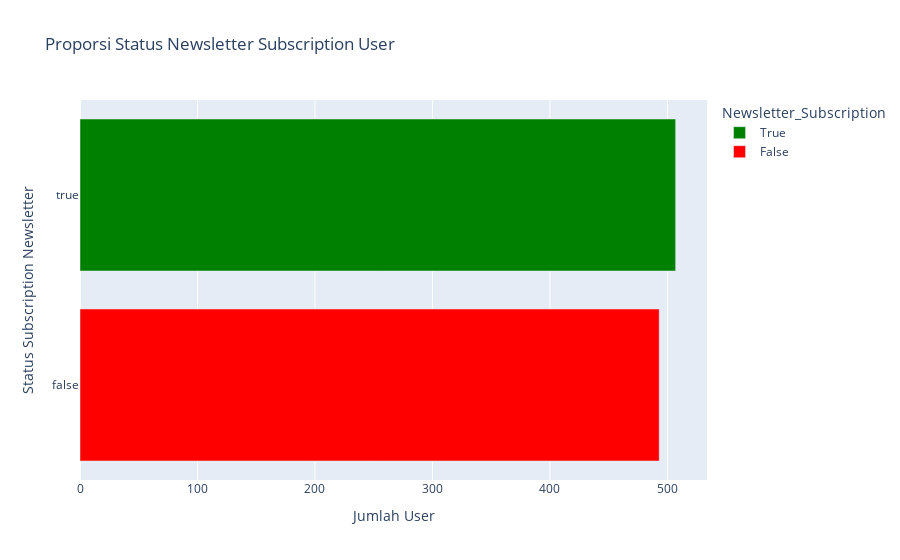

Here is the notebook cell this chart was saved with:
### Markdown cell above
## Berapa jumlah user yang subscribe newsletter dan tidak subscribe?

### Code cell
# menjumlahkan jumlah user dari masing-masing status newsletter subscription menggunakan fungsi .groupby() dan .sum() lalu diurutkan berdasarkan status newsletter yang tertinggi
nl_bar = data.groupby('Newsletter_Subscription')['User_ID'].count().reset_index()
nl_bar = nl_bar.sort_values('User_ID', ascending=False)

# menampilkan visualisasi diagram bar plotly menggunakan fungsi px.bar()
fig = px.bar(nl_bar, x='User_ID', y='Newsletter_Subscription',
             color='Newsletter_Subscription',
             color_discrete_sequence=['green', 'red'],
             title='Proporsi Status Newsletter Subscription User')

# mengubah judul axis x dan y menggunakan fungsi .update_layout()
fig.update_layout(
    xaxis_title= 'Jumlah User',
    yaxis_title= 'Status Subscription Newsletter')

# menampilkan diagram
fig.show()

### Figure 1 — Plotly figure (JSON) as saved in the notebook; plotly's stock layout.template omitted (floating-point values rounded to 4 significant figures)
{"data": [{"alignmentgroup": "True", "hovertemplate": "Newsletter_Subscription=%{y}<br>User_ID=%{x}<extra></extra>", "legendgroup": "True", "marker": {"color": "green", "pattern": {"shape": ""}}, "name": "True", "offsetgroup": "True", "orientation": "h", "showlegend": true, "textposition": "auto", "type": "bar", "x": [507], "xaxis": "x", "y": [true], "yaxis": "y"}, {"alignmentgroup": "True", "hovertemplate": "Newsletter_Subscription=%{y}<br>User_ID=%{x}<extra></extra>", "legendgroup": "False", "marker": {"color": "red", "pattern": {"shape": ""}}, "name": "False", "offsetgroup": "False", "orientation": "h", "showlegend": true, "textposition": "auto", "type": "bar", "x": [493], "xaxis": "x", "y": [false], "yaxis": "y"}], "layout": {"barmode": "relative", "legend": {"title": {"text": "Newsletter_Subscription"}, "tracegroupgap": 0}, "title": {"text": "Proporsi Status Newsletter Subscription User"}, "xaxis": {"anchor": "y", "domain": [0, 1], "title": {"text": "Jumlah User"}}, "yaxis": {"anchor": "x", "categoryarray": [false, true], "categoryorder": "array", "domain": [0, 1], "title": {"text": "Status Subscription Newsletter"}}}}
